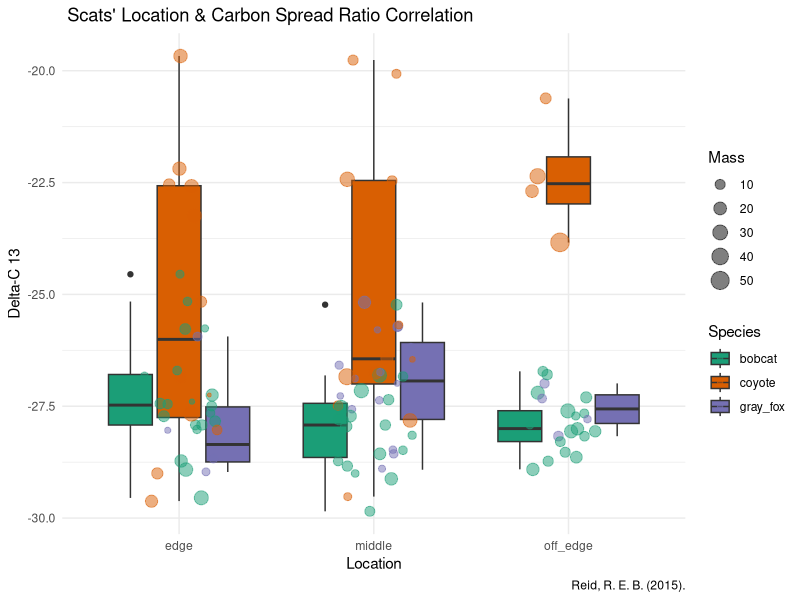
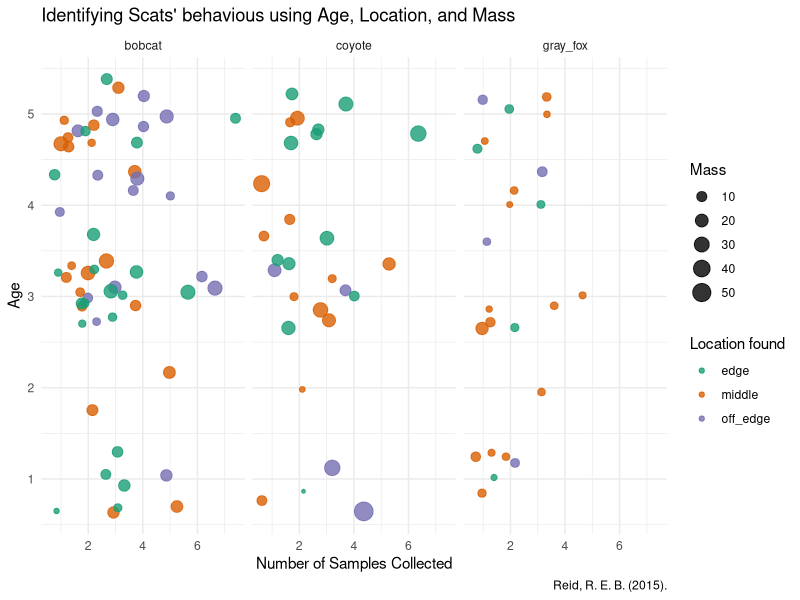
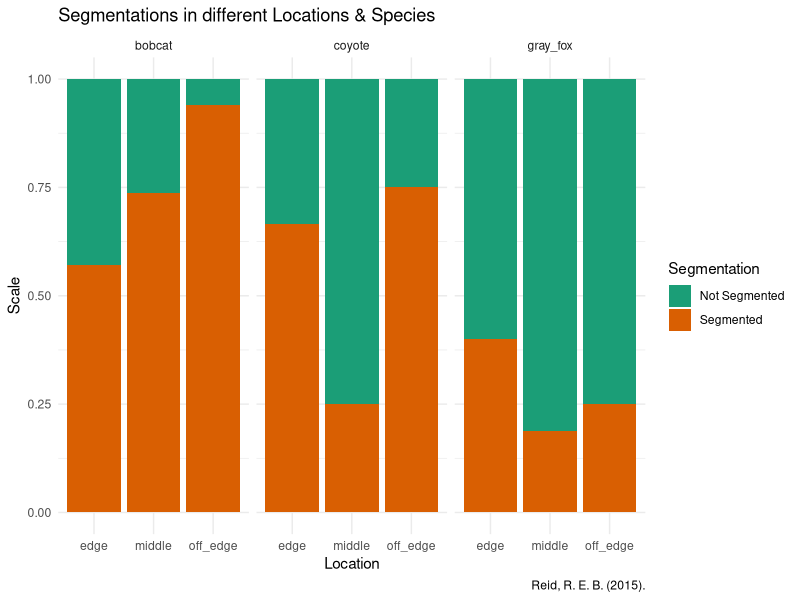
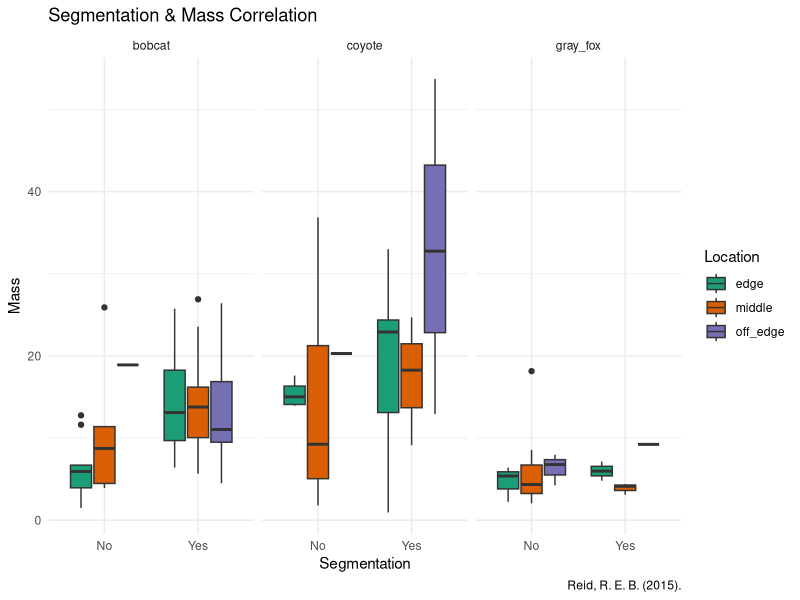
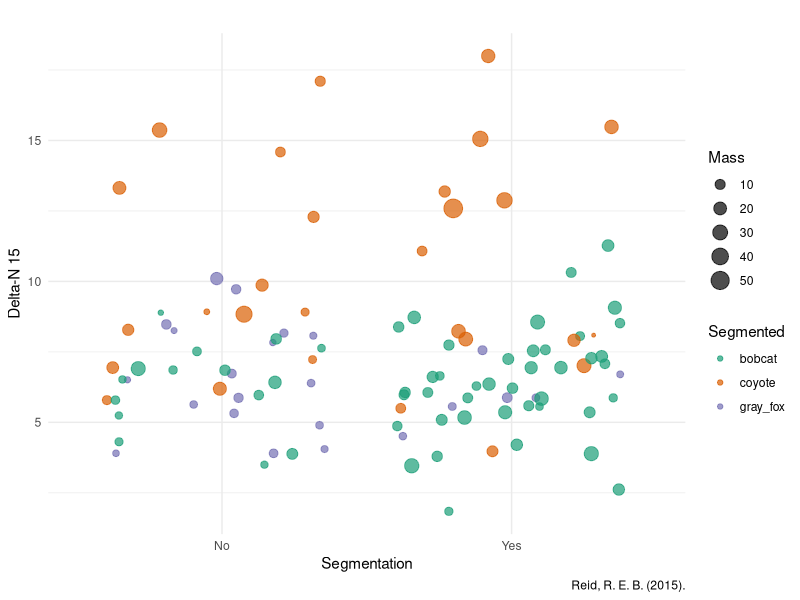
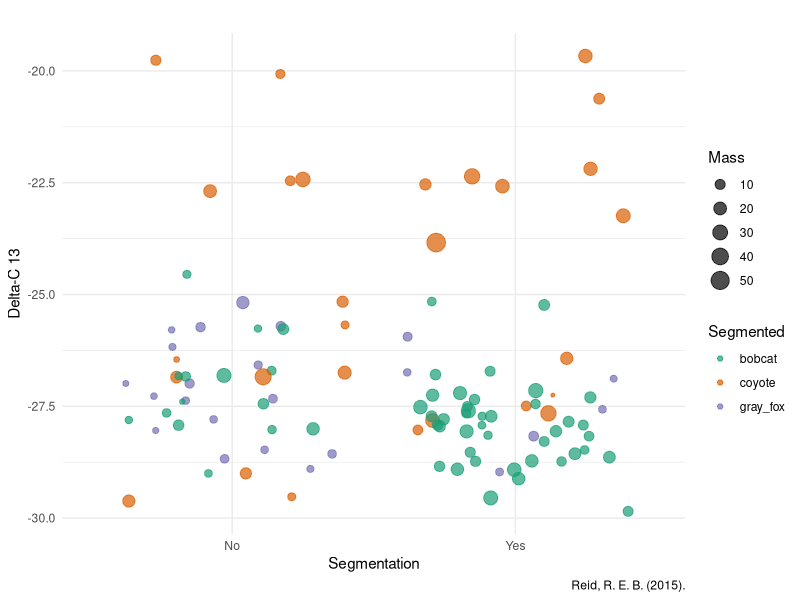

Write R code to recreate these figures, in order.
## ---- chunk 1
library(tidyverse)
library(modeldata)
## ---- chunk 2
glimpse(scat)
## ---- chunk 3
ggplot(
  scat,
  aes(
    x = Location,
    y = d13C,
    fill = Species
  )
) + 
  geom_boxplot() +
  geom_jitter(
    aes(color = Species, size = Mass),
    width = 0.2, alpha = 0.5
  ) +
  labs(
    title = " Scats' Location & Carbon Spread Ratio Correlation",
    x = "Location",
    y = "Delta-C 13",
    size = "Mass",
    caption = "Reid, R. E. B. (2015)."
  ) +
  scale_color_brewer(palette = 'Dark2') +
  scale_fill_brewer(palette = 'Dark2') +
  theme_minimal()
## ---- chunk 4
ggplot(
  scat,
  aes(
    x = Number,
    y = Age,
    color = Location,
    size = Mass
  )
) + 
  geom_jitter(alpha = 0.8) +
  facet_wrap(~ Species) +
  labs(
    title = "Identifying Scats' behavious using Age, Location, and Mass",
    x = "Number of Samples Collected",
    y = "Age",
    size = "Mass",
    color = "Location found",
    caption = "Reid, R. E. B. (2015)."
  ) +
  scale_color_brewer(palette = "Dark2") +
  scale_fill_brewer(palette = "Dark2") +
  theme_minimal()
## ---- chunk 5
ggplot(
  scat, 
  aes(
    x = Location, 
    fill = factor(segmented, 
                  labels = c("Not Segmented", "Segmented"))
  )
) +
  geom_bar(position = "fill") +
  facet_wrap(~ Species) +
  labs(
    title = "Segmentations in different Locations & Species",
    x = "Location",
    y = "Scale",
    fill = "Segmentation",
    caption = "Reid, R. E. B. (2015)."
  ) +
  scale_color_brewer(palette = "Dark2") +
  scale_fill_brewer(palette = "Dark2") +
  theme_minimal()
## ---- chunk 6
ggplot(
  scat, 
  aes(
    x = factor(segmented, 
               labels = c("No", "Yes")), 
    y = Mass, 
    fill = Location
  )
) +
  geom_boxplot() +
  facet_wrap(~ Species) +
  labs(
    title = "Segmentation & Mass Correlation",
    x = "Segmentation",
    y = "Mass",
    fill = "Location",
    caption = "Reid, R. E. B. (2015)."
  ) +
  scale_color_brewer(palette = "Dark2") +
  scale_fill_brewer(palette = "Dark2") +
  theme_minimal()
## ---- chunk 7
ggplot(
  scat, 
  aes(
    x = factor(segmented, 
               labels = c("No", "Yes")), 
    y = d15N, 
    color = Species, 
    size = Mass
  )
) +
  geom_jitter(alpha = 0.7) +
  labs(
    title = "",
    x = "Segmentation",
    y = "Delta-N 15",
    color = "Segmented",
    caption = "Reid, R. E. B. (2015)."
  ) +
    theme_minimal() +
    scale_color_brewer(palette = "Dark2")
## ---- chunk 8
ggplot(
  scat, 
  aes(
    x = factor(segmented, 
               labels = c("No", "Yes")), 
    y = d13C, 
    color = Species, 
    size = Mass
  )
) +
  geom_jitter(alpha = 0.7) +
  labs(
    title = "",
    x = "Segmentation",
    y = "Delta-C 13",
    color = "Segmented",
    caption = "Reid, R. E. B. (2015)."
  ) +
    theme_minimal() +
    scale_color_brewer(palette = "Dark2")
